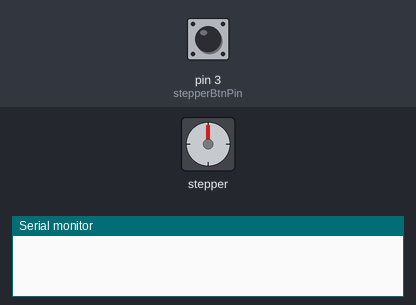
A sketch run on a simulated Arduino Uno, built with avr-gcc and run on an emulated ATmega328P. Shown: stepper motor, the last lines printed to the serial monitor. The test bench sets the inputs (shaded band); at power-on: pin 3 (stepperBtnPin) LOW. Random numbers use the default seed unless the sketch sets one; stepper angles assume 200 steps per turn.

Above: at 1.2 s.
1.3 s: pin 3 (stepperBtnPin) pulled HIGH for 0.15 s
At 1.45 s:
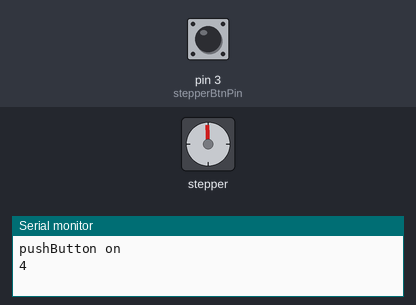
At 3.7 s:
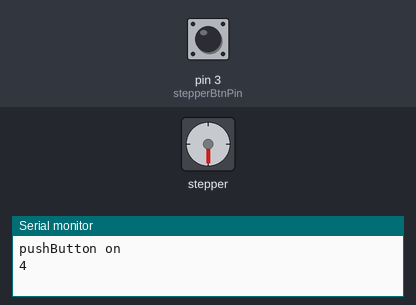
10.3 s: pin 3 (stepperBtnPin) pulled HIGH for 1 s
At 11.01 s:
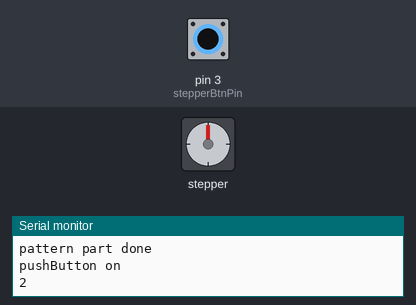
Timing chart, 0 to 19.3 s (numbered marks = the images above; inputs shaded):
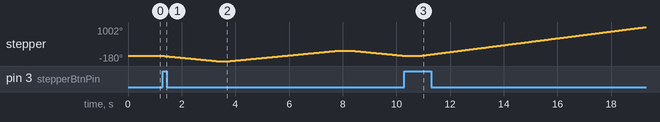

Measured:
- after the input at 1.3 s, stepper: turns 180° counter-clockwise in 2.0 s, then 360° clockwise in 4.0 s, then 175° counter-clockwise in 1.9 s

The sketch:

stepper.ino
```cpp
#include <Stepper.h>

// initialize info about the stepper
const int stepsPerRevolution = 200;
Stepper moldStepper(stepsPerRevolution, 8, 9, 10, 11);

// set up the button
const int stepperBtnPin = 3;

// to randomly select a pattern
int pattern;
int patternCounts = 4; // change counts here

void setup() {
  // initialize the serial port
  Serial.begin(9600);

  // make the pushbutton's pin an input:
  pinMode(stepperBtnPin, INPUT);

  // better to control a "home" position (with a sensor)

}

void loop() {

  // read the state of the button and check if it is pressed
  if (digitalRead(stepperBtnPin) == HIGH) {
    Serial.println("pushButton on");

    // Pick a pattern program randomly
    pattern = int(random(1, patternCounts + 1));
    Serial.println(pattern);

    // Exert the randomly selected program
    switch (pattern) {
      case 1:
        // keep the mold static
        delay(5000);
        break;
      case 2:
        // spin clockwise for 3 rounds in 9 sec
        moldStepper.setSpeed(20);
        moldStepper.step(stepsPerRevolution * 3);
        delay(500);
        break;
      case 3:
        // spin clockwise for 1 round, then counter-clockwise for 1 round, 4 sec each round
        moldStepper.setSpeed(15);
        moldStepper.step(stepsPerRevolution);
        delay(500);
        moldStepper.step(-stepsPerRevolution);
        delay(500);
        break;
      case 4:
        // - 0.5, + 1, - 0.5; 4 sec/roundd
        moldStepper.setSpeed(15);
        moldStepper.step(stepsPerRevolution * -0.5);
        delay(500);
        moldStepper.step(stepsPerRevolution);
        delay(500);
        moldStepper.step(stepsPerRevolution * -0.5);
        delay(500);
        break;

    }

    // better to stop the motor if there's another button on
    // also need go back to "home" position when "forced shutdown"

    Serial.println("pattern part done");

  }
  else {
    //Serial.println("pushButton off");

  }

  delay(1);        // delay in between reads for stability

}
```
